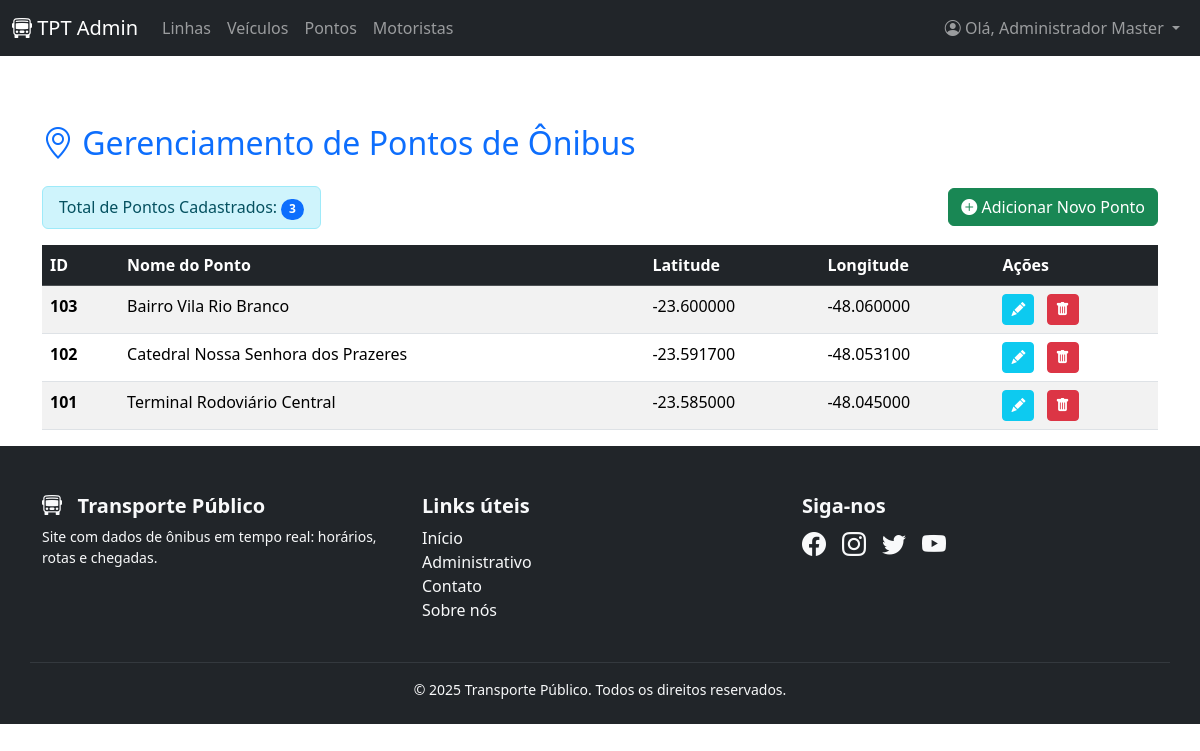
Screenshot of /admin/pontos_lista.php (signed in) with the database file from the repository.
### tables this page shows
CREATE TABLE tbpontos (
    id_ponto INT(11) PRIMARY KEY AUTO_INCREMENT,
    nome VARCHAR(100) NOT NULL,
    latitude DECIMAL(10,6) NOT NULL,
    longitude DECIMAL(10,6) NOT NULL
);

### admin/pontos_lista.php (the view, shortened to what this page needs)
<?php
include("../connections/db_connect.php");
$database_conn = "TransportePublico_ti19";
mysqli_select_db($conn, $database_conn);
$consulta   =   "
                SELECT  id_ponto, nome, latitude, longitude
                FROM    tbpontos
                ORDER BY nome ASC;
                ";
$lista      =   $conn->query($consulta);
$row        =   $lista->fetch_assoc();
$totalRows  =   ($lista)->num_rows;
include '../admin/header.php';
?>
<div class="container mt-5">
    <h2 class="text-primary mb-4">
        <i class="bi bi-geo-alt"></i> Gerenciamento de Pontos de Ônibus
    </h2>
    <div class="d-flex justify-content-between align-items-center mb-3">
        <div class="alert alert-info py-2 m-0">
            Total de Pontos Cadastrados:
            <span class="badge bg-primary rounded-pill"><?php echo $totalRows; ?></span>
        </div>
        <a href="pontos_insere.php" class="btn btn-success">
            <i class="bi bi-plus-circle-fill"></i> Adicionar Novo Ponto
        </a>
    </div>
    <?php
    if ($totalRows > 0) {
    ?>
        <div class="table-responsive">
            <table class="table table-striped table-hover caption-top">
                <thead class="table-dark">
                    <tr>
                        <th scope="col">ID</th>
                        <th scope="col">Nome do Ponto</th>
                        <th scope="col">Latitude</th>
                        <th scope="col">Longitude</th>
                        <th scope="col">Ações</th>
                    </tr>
                </thead>
                <tbody>
                    <?php
                    do {
                    ?>
                        <tr>
                            <th scope="row"><?php echo $row['id_ponto']; ?></th>
                            <td><?php echo $row['nome']; ?></td>
                            <td><?php echo $row['latitude']; ?></td>
                            <td><?php echo $row['longitude']; ?></td>
                            <td>
                                <a href="pontos_atualiza.php?id=<?php echo $row['id_ponto']; ?>" class="btn btn-sm btn-info text-white me-2" title="Editar">
                                    <i class="bi bi-pencil-fill"></i>
                                </a>
                                <button class="btn btn-sm btn-danger delete-btn" data-id="<?php echo $row['id_ponto'];?>" data-nome="<?php echo $row['nome'];?>" data-bs-toggle="modal" data-bs-target="#confirmDeleteModal" title="Excluir">
                                    <i class="bi bi-trash-fill"></i>
                                </button>
                            </td>
                        </tr>
                    <?php
                    } while($row = $lista->fetch_assoc());
                    ?>
                </tbody>
            </table>
        </div>
    <?php
    } else {
        echo '<div class="alert alert-warning" role="alert"><i class="bi bi-exclamation-triangle-fill"></i> Nenhum ponto de ônibus cadastrado no sistema.</div>';
    }
    ?>
</div>
<?php
include '../admin/footer.php';
?>

### admin/header.php (shortened to what this page needs)
<!DOCTYPE html>
<html lang="pt-br">
<head>
    <link rel="stylesheet" href="../css/bootstrap.css">
    <link rel="stylesheet" href="../css/bootstrap-icons.css">
    <link rel="stylesheet" href="../css/meu_estilo.css">
    <link rel="stylesheet" href="../css/fonts.css">
</head>
<body>
<nav class="navbar navbar-expand-lg navbar-dark bg-dark sticky-top">
  <div class="container-fluid">
    <a class="navbar-brand" href="adm_options.php">
        <i class="bi bi-bus-front"></i> TPT Admin
    </a>
    <div class="collapse navbar-collapse" id="navbarNav">
      <ul class="navbar-nav me-auto mb-2 mb-lg-0">
        <li class="nav-item">
          <a class="nav-link" href="linhas.php">Linhas</a>
        </li>
        <li class="nav-item">
          <a class="nav-link" href="veiculos_lista.php">Veículos</a>
        </li>
        <li class="nav-item">
          <a class="nav-link" href="pontos_lista.php">Pontos</a>
        </li>
        <li class="nav-item">
          <a class="nav-link" href="motoristas_lista.php">Motoristas</a>
        </li>
      </ul>
      <ul class="navbar-nav">
          <li class="nav-item dropdown">
              <a class="nav-link dropdown-toggle" href="#" id="navbarDropdown" role="button" data-bs-toggle="dropdown" aria-expanded="false">
                 <i class="bi bi-person-circle"></i> Olá, <?php echo $_SESSION['nome_usuario'] ?? 'Visitante'; ?>
              </a>
          </li>
      </ul>
    </div>
  </div>
</nav>
<main class="container" style="padding-top: 20px;">
    </main>
</body>
</html>

### admin/footer.php (shortened to what this page needs)
<!DOCTYPE html>
<html lang="pt-br">
<head>
    <link rel="stylesheet" href="../css/meu_estilo.css">
    <link rel="stylesheet" href="../css/fonts.css">
    <link rel="stylesheet" href="../css/bootstrap.css">
    <link rel="stylesheet" href="../css/bootstrap-icons.css">
</head>
<body>
    <footer class="bg-dark text-light pt-5 pb-4">
        <div class="container">
            <div class="row">
            <div class="col-md-4 mb-4">
                <h5 class="fw-bold"><strong class="bi bi-bus-front"></strong>&nbsp;&nbsp;&nbsp;Transporte Público</h5>
                <p class="small">
                Site com dados de ônibus em tempo real: horários, rotas e chegadas.
                </p>
            </div>
            <div class="col-md-4 mb-4">
                <h5 class="fw-bold">Links úteis</h5>
                <ul class="list-unstyled">
                <li><a href="#" class="text-light text-decoration-none">Início</a></li>
                <li><a href="#" class="text-light text-decoration-none">Administrativo</a></li>
                <li><a href="#" class="text-light text-decoration-none">Contato</a></li>
                <li><a href="#" class="text-light text-decoration-none">Sobre nós</a></li>
                </ul>
            </div>
            <div class="col-md-4 mb-4">
                <h5 class="fw-bold">Siga-nos</h5>
                <div class="d-flex gap-3">
                <a href="#" class="text-light fs-4"><i class="bi bi-facebook"></i></a>
                <a href="#" class="text-light fs-4"><i class="bi bi-instagram"></i></a>
                <a href="#" class="text-light fs-4"><i class="bi bi-twitter"></i></a>
                <a href="#" class="text-light fs-4"><i class="bi bi-youtube"></i></a>
                </div>
            </div>
            <hr class="border-secondary">
            <div class="text-center small">
            © 2025 Transporte Público. Todos os direitos reservados.
            </div>
        </div>
    </footer>
</body>
</html>

### rows the page displays
tbpontos: id_ponto "103", nome "Bairro Vila Rio Branco", latitude "-23.600000", longitude "-48.060000"
tbpontos: id_ponto "102", nome "Catedral Nossa Senhora dos Prazeres", latitude "-23.591700", longitude "-48.053100"
tbpontos: id_ponto "101", nome "Terminal Rodoviário Central", latitude "-23.585000", longitude "-48.045000"

### other values shown
$_SESSION['nome_usuario'] "Administrador Master"
$totalRows "3"
